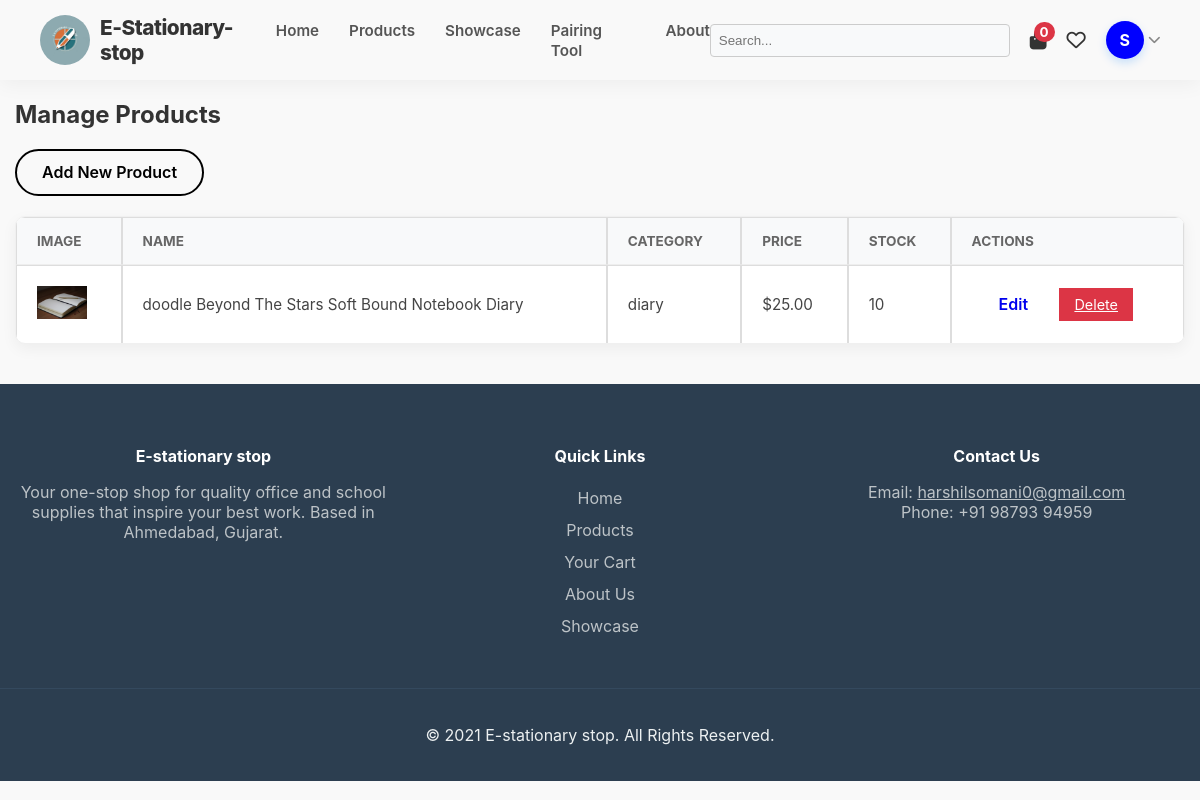
Page /admin/manage_products.php (signed in) on the committed database.
### tables this page shows
CREATE TABLE `products` (
  `id` int(11) NOT NULL,
  `name` varchar(255) NOT NULL,
  `description` text DEFAULT NULL,
  `price` decimal(10,2) NOT NULL,
  `stock_quantity` int(11) NOT NULL,
  `category_id` int(11) DEFAULT NULL,
  `image_url` varchar(255) DEFAULT NULL,
  `is_featured` tinyint(1) DEFAULT 0,
  `created_at` timestamp NOT NULL DEFAULT current_timestamp(),
  `is_customizable` tinyint(1) DEFAULT 0
);

CREATE TABLE `categories` (
  `id` int(11) NOT NULL,
  `name` varchar(100) NOT NULL,
  `description` text DEFAULT NULL
);

### admin/manage_products.php (the view, shortened to what this page needs)
<?php
include_once '../includes/header.php';
$result = $conn->query("SELECT p.*, c.name as category_name FROM products p JOIN categories c ON p.category_id = c.id ORDER BY p.created_at DESC");
?>
<h2>Manage Products</h2>
<a href="product_form.php" class="btn btn-primary">Add New Product</a>
<table class="admin-table">
    <thead>
        <tr>
            <th>Image</th>
            <th>Name</th>
            <th>Category</th>
            <th>Price</th>
            <th>Stock</th>
            <th>Actions</th>
        </tr>
    </thead>
    <tbody>
        <?php while($row = $result->fetch_assoc()): ?>
        <tr>
            <td><img src="../assets/images/<?php echo htmlspecialchars($row['image_url']); ?>" width="50"></td>
            <td><?php echo htmlspecialchars($row['name']); ?></td>
            <td><?php echo htmlspecialchars($row['category_name']); ?></td>
            <td>$<?php echo htmlspecialchars($row['price']); ?></td>
            <td><?php echo htmlspecialchars($row['stock_quantity']); ?></td>
            <td>
                <a href="product_form.php?edit_id=<?php echo $row['id']; ?>" class="btn">Edit</a>
                <a href="manage_products.php?delete_id=<?php echo $row['id']; ?>" class="btn-danger" onclick="return confirm('Are you sure you want to delete this product?');">Delete</a>
            </td>
        </tr>
        <?php endwhile; ?>
    </tbody>
</table>
<?php include_once '../includes/footer.php'; ?>

### assets/css/style.css (style rules this page uses)
body { font-family: -apple-system, BlinkMacSystemFont, "Segoe UI", Roboto, Helvetica, Arial, sans-serif; margin: 0; background-color: #f9f9f9; color: #333; }
.admin-table { width: 100%; border-collapse: collapse; margin: 20px 0; }
.admin-table th, .admin-table td { border: 1px solid #ddd; padding: 8px; text-align: left; }
.admin-table { width: 100%; border-collapse: separate; border-spacing: 0; margin: 20px 0; background: #fff; border-radius: 10px; overflow: hidden; box-shadow: 0 5px 15px rgba(0,0,0,0.05); border: 1px solid #f0f0f0; }
.admin-table thead { background-color: #f8f9fa; }
.admin-table th { padding: 15px 20px; text-align: left; font-size: 0.85rem; text-transform: uppercase; color: #666; font-weight: 700; border-bottom: 1px solid #eee; }
.admin-table td { padding: 15px 20px; border-bottom: 1px solid #eee; color: #444; font-size: 0.95rem; }
.admin-table tr:last-child td { border-bottom: none; }
.btn { display: inline-block; padding: 12px 25px; font-size: 1rem; font-weight: 600; text-align: center; text-decoration: none; border-radius: 30px; cursor: pointer; transition: all 0.3s ease; border: 2px solid transparent; line-height: 1.2; }
.btn-primary { background-color: var(--primary-color); color: black; !important; border-color: var(--primary-color); }
.btn-danger { background-color: #dc3545; color: white !important; border-color: #dc3545; padding: 8px 15px; font-size: 0.9rem; }

### rows in the picture
products: image_url (picture), name "doodle Beyond The Stars Soft Bound Notebook Diary", category.name "diary", price "25.00", stock_quantity "10"

### other values in the picture
$cart_count "0"
$user_initial "S"
